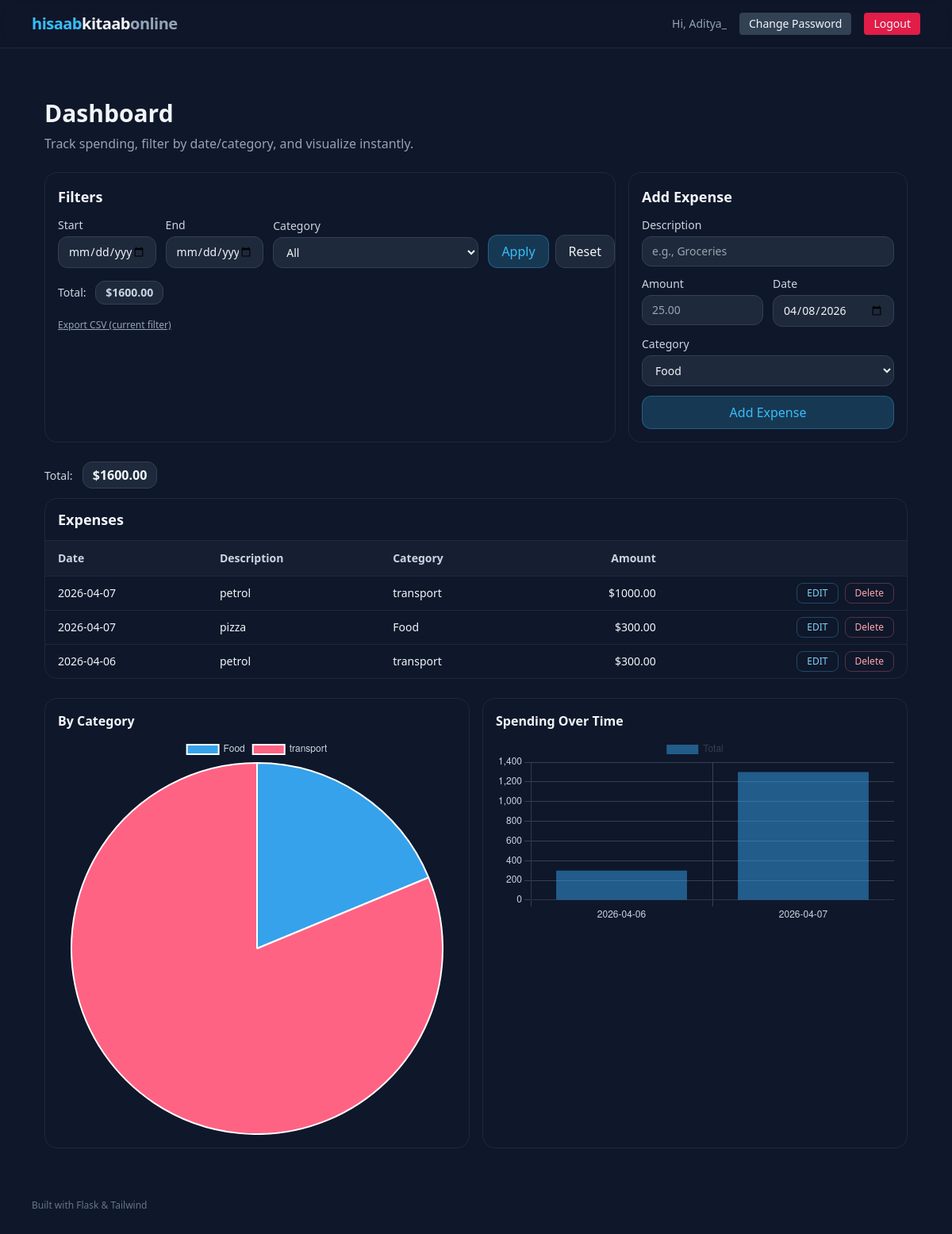
The page /dashboard (signed in) on the database its author committed.
### app.py (models this page shows, shortened)
class User(UserMixin, db.Model):
    id = db.Column(db.Integer, primary_key=True)
    username = db.Column(db.String(80), unique=True, nullable=False)
    email = db.Column(db.String(120), unique=True, nullable=False)
    password_hash = db.Column(db.String(255), nullable=False)
    expenses = db.relationship('Expenses', backref='user', lazy=True)

class Expenses(db.Model):
    id = db.Column(db.Integer, primary_key=True)
    description = db.Column(db.String(120), nullable=False)
    amount = db.Column(db.Float, nullable=False)
    category = db.Column(db.String(50), nullable=False)
    date = db.Column(db.Date, nullable=False)
    user_id = db.Column(db.Integer, db.ForeignKey('user.id'), nullable=False)

### app.py (the view)
    @app.route("/dashboard")
    @login_required
    def dashboard():
        start_str = (request.args.get("start") or "").strip()
        end_str = (request.args.get("end") or "").strip()
        selected_category = (request.args.get("category") or "").strip()
        def parse_date_or_none(s):
            if not s:
                return None
            try:
                return datetime.strptime(s, "%Y-%m-%d").date()
            except:
                return None
        start_date = parse_date_or_none(start_str)
        end_date = parse_date_or_none(end_str)
        q = Expenses.query.filter_by(user_id=current_user.id)
        if start_date:
            q = q.filter(Expenses.date >= start_date)
        if end_date:
            q = q.filter(Expenses.date <= end_date)
        if selected_category:
            q = q.filter(Expenses.category == selected_category)
        expenses = q.order_by(Expenses.date.desc(), Expenses.id.desc()).all()
        total = round(sum(e.amount for e in expenses), 2)
        cat_q = db.session.query(Expenses.category, func.sum(Expenses.amount)).filter_by(user_id=current_user.id)
        if start_date:
            cat_q = cat_q.filter(Expenses.date >= start_date)
        if end_date:
            cat_q = cat_q.filter(Expenses.date <= end_date)
        if selected_category:
            cat_q = cat_q.filter(Expenses.category == selected_category)
        cat_rows = cat_q.group_by(Expenses.category).all()
        cat_labels = [c for c, _ in cat_rows]
        cat_values = [round(float(s or 0), 2) for _, s in cat_rows]
        day_q = db.session.query(Expenses.date, func.sum(Expenses.amount)).filter_by(user_id=current_user.id)
        if start_date:
            day_q = day_q.filter(Expenses.date >= start_date)
        if end_date:
            day_q = day_q.filter(Expenses.date <= end_date)
        if selected_category:
            day_q = day_q.filter(Expenses.category == selected_category)
        day_rows = day_q.group_by(Expenses.date).order_by(Expenses.date).all()
        day_labels = [d.isoformat() for d, _ in day_rows]
        day_values = [round(float(s or 0), 2) for _, s in day_rows]
        return render_template(
            "expense_dashboard.html",
            expenses=expenses,
            total=total,
            categories=['Food','transport','Health','Utilities','Rent'],
            today=date.today().isoformat(),
            start_str=start_str,
            end_str=end_str,
            selected_category=selected_category,
            cat_labels=cat_labels,
            cat_values=cat_values,
            day_labels=day_labels,
            day_values=day_values
        )

### templates/expense_dashboard.html (shortened to what this page needs)
{% extends "base.html" %}
{% block content %}
<main class="mx-auto max-w-6xl px-4 py-8">
  <h1 class="text-3xl font-semibold mb-2">Dashboard</h1>
  <p class="text-slate-400 mb-6">
    Track spending, filter by date/category, and visualize instantly.
  </p>
  <div class="grid grid-cols-1 lg:grid-cols-3 gap-4">
    <section class="lg:col-span-2 rounded-2xl border border-slate-800 bg-slate-900 p-4">
      <h2 class="text-lg font-semibold mb-3">Filters</h2>
      <form method="get" action="{{url_for('dashboard')}}" class="grid grid-cols-1 md:grid-cols-5 gap-3 items-end pr-5">
        <label class="text-sm">
          <span class="block mb-1 text-slate-300">Start</span>
          <input
          name = "start"
          value="{{start_str or ''}}"
          type="date"
            class="w-full rounded-xl bg-slate-800 border border-slate-700 px-3 py-2 text-slate-100">
        </label>
        <label class="text-sm">
          <span class="block mb-1 text-slate-300">End</span>
          <input
          name= "end"
          value="{{end_str or ''}}"
          type="date"
            class="w-full rounded-xl bg-slate-800 border border-slate-700 px-3 py-2 text-slate-100">
        </label>
        <label class="text-sm md:col-span-2">
          <span class="block mb-1 text-slate-300">Category</span>
          <select
            name="category"
            class="w-full rounded-xl bg-slate-800 border border-slate-700 px-3 py-2 text-slate-100">
            <option value="">All</option>
          </select>
        </label>
        <div class="flex gap-2">
          <button type="submit"
            class="rounded-xl bg-brand/20 hover:bg-brand/30 text-brand px-4 py-2 border border-brand/30">
            Apply
          </button>
          <a href="{{url_for('dashboard')}}"
            class="rounded-xl bg-slate-800 hover:bg-slate-700 px-4 py-2 border border-slate-700">
            Reset
          </a>
        </div>
      </form>
      <div class="mt-4 text-sm text-slate-300">
        <span class="mr-2">Total:</span>
        <span class="inline-block rounded-xl border border-slate-700 bg-slate-800 px-3 py-1 font-semibold">
          ${{ '%.2f'|format(total or 0)}}
        </span>
      </div>
      <div class="mt-3">
        <a class="text-xs text-slate-400 hover:text-brand underline"
        href="{{url_for('export_csv', start=start_str, end=end_str, category=selected_category)}}">
          Export CSV (current filter)
        </a>
      </div>
    </section>
    <section class="rounded-2xl border border-slate-800 bg-slate-900 p-4">
      <h2 class="text-lg font-semibold mb-3">Add Expense</h2>
      <form method="post" action="{{ url_for('add') }}" class="space-y-3">
        <label class="block text-sm">
          <span class="mb-1 block text-slate-300">Description</span>
          <input name="description"
            placeholder="e.g., Groceries"
            class="w-full rounded-xl bg-slate-800 border border-slate-700 px-3 py-2 text-slate-100">
        </label>
        <div class="grid grid-cols-2 gap-3">
          <label class="block text-sm">
            <span class="mb-1 block text-slate-300">Amount</span>
            <input name="amount"
              type="number"
              step="0.01"
              min="0.01"
              placeholder="25.00"
              class="w-full rounded-xl bg-slate-800 border border-slate-700 px-3 py-2 text-slate-100">
          </label>
          <label class="block text-sm">
            <span class="mb-1 block text-slate-300">Date</span>
            <input name="date"
              value="{{today}}"
              type="date"
              class="w-full rounded-xl bg-slate-800 border border-slate-700 px-3 py-2 text-slate-100">
          </label>
        </div>
        <label class="block text-sm">
          <span class="mb-1 block text-slate-300">Category</span>
          <select name="category"
            class="w-full rounded-xl bg-slate-800 border border-slate-700 px-3 py-2 text-slate-100">
             {% for c in categories%}
            <option value="{{ c }}">{{ c }}</option>
            {% endfor %}
          </select>
        </label>
        <button type="submit"
          class="w-full rounded-xl bg-brand/20 hover:bg-brand/30 text-brand px-4 py-2 border border-brand/30">
          Add Expense
        </button>
      </form>
    </section>
  </div>
  <div class="mb-3 mt-6">
    <span class="text-sm text-slate-300 mr-2">Total:</span>
    <span class="inline-block rounded-xl border border-slate-700 bg-slate-800 px-3 py-1 font-semibold">
      ${{ '%.2f'|format(total or 0)}}
    </span>
  </div>
  <section class="rounded-2xl border border-slate-800 bg-slate-900">
    <div class="px-4 py-3 border-b border-slate-800">
      <h2 class="text-lg font-semibold">Expenses</h2>
    </div>
    <div class="overflow-x-auto">
      <table class="min-w-full text-sm">
        <thead class="text-slate-300 bg-slate-800/50">
          <tr>
            <th class="text-left px-4 py-3">Date</th>
            <th class="text-left px-4 py-3">Description</th>
            <th class="text-left px-4 py-3">Category</th>
            <th class="text-right px-4 py-3">Amount</th>
            <th class="px-4 py-3"></th>
          </tr>
        </thead>
        <tbody>
          {% if expenses %}
          {% for e in expenses %}
          <tr class="border-t border-slate-800 hover:bg-slate-800/30">
            <td class="px-4 py-2">{{e.date.strftime('%Y-%m-%d') if e.date else ''}}</td>
            <td class="px-4 py-2">{{e.description}}</td>
            <td class="px-4 py-2">{{e.category}}</td>
            <td class="px-4 py-2 text-right">${{ '%.2f'|format(e.amount) }}</td>
            <td class="px-4 py-2 text-right">
              <div class="inline-flex gap-2">
                <a class="
                text-sky-300
                hover:text-sky-200
                text-xs
                border
                border-sky-400/30
                px-3
                py-1
                rounded-lg
                "
                href="{{url_for('edit', expense_id=e.id)}}">EDIT</a>
              <form
              method="post"
              action="{{url_for('delete', expense_id=e.id)}}"
              onsubmit="return confirm('Are you sure you want to delete?')"
              >
              <button
              class="text-rose-300 hover:text-rose-200 text-xs border border-rose-400/30 px-3 py-1 rounded-lg">
                Delete
              </button>
              </form>
              </div>
            </td>
          </tr>
          {% endfor %}{% else %}
          <tr>
            <td colspan="5" class="px-4 py-6 text-center text-slate-400">
              No expenses yet — add your first one above.
            </td>
          </tr>
          {% endif %}
        </tbody>
      </table>
    </div>
  </section>
<section class="mt-6 grid grid-cols-1 lg:grid-cols-2 gap-4">
  <div class="rounded-2xl border border-slate-800 bg-slate-900 p-4">
    <h3 class="font-semibold mb-2">By Category</h3>
    <canvas id="catChart" height="140"></canvas>
  </div>
  <div class="rounded-2xl border border-slate-800 bg-slate-900 p-4">
    <h3 class="font-semibold mb-2">Spending Over Time</h3>
    <canvas id="dayChart" height="140"></canvas>
  </div>
</section>
<script>
document.addEventListener("DOMContentLoaded", function () {
  const catLabels = {{ cat_labels | tojson | safe }};
  const catValues = {{ cat_values | tojson | safe }};
  const dayLabels = {{ day_labels | tojson | safe }};
  const dayValues = {{ day_values | tojson | safe }};
  const ctx = document.getElementById("catChart");
  if (!ctx) return;
  new Chart(ctx, {
    type: "pie",
    data: {
      labels: catLabels,
      datasets: [{
        data: catValues,
      }]
    },
    options: {
      plugins: {
        legend: {
          labels: {
            color: "#cbd5e1"
          }
        }
      }
    }
  });
    const ctx2 = document.getElementById("dayChart");
    if (!ctx2) return;
  new Chart(ctx2, {
    type: "bar",
    data: {
      labels: dayLabels,
      datasets: [{
        label: 'Total',
        data: dayValues
      }]
    },
    options: {
      plugins: {
        legend: {
          labels: {
            color: "#334155"
          }
        }
      },
      scales: {
        x: { ticks: {color: '#cbd5e1'}, grid: {color: '#334155'}},
        y: { ticks: {color: '#cbd5e1'}, grid: {color: '#334155'}},
      }
    }
  });
});
</script>
 </main>
{% endblock %}

### templates/base.html (shortened to what this page needs)
<!DOCTYPE html>
<html lang="en" class="h-full">
  <head>
    <script src="https://cdn.tailwindcss.com"></script>
  </head>
  <body class="h-full bg-slate-900 text-slate-100">
    <header class="border-b border-slate-800 bg-slate-900/60 backdrop-blur">
      <div class="mx-auto max-w-6xl px-4 py-4 flex justify-between items-center">
  <a href="{{ url_for('dashboard') }}" class="text-xl font-bold tracking-tight">
    <span class="text-brand">hisaab</span>kitaab<span class="text-slate-400">online</span>
  </a>
  <div class="flex items-center gap-4">
    {% if current_user.is_authenticated %}
      <span class="text-sm text-slate-400">
        Hi, {{ current_user.username }}
      </span>
      <a href="{{ url_for('change_password') }}"
         class="text-sm px-3 py-1 rounded bg-slate-700 hover:bg-slate-600">
        Change Password
      </a>
      <a href="{{ url_for('logout') }}"
         class="text-sm px-3 py-1 rounded bg-rose-600 hover:bg-rose-500">
        Logout
      </a>
    {% endif %}
  </div>
    </header>
    <main class="mx-auto max-w-6xl px-4 py-8">
       {% block content %}{% endblock %}
    </main>
    <footer class="mx-auto max-w-6xl px-4 pb-8 text-xs text-slate-500">
      Built with Flask & Tailwind
    </footer>
  </body>
</html>

### rows shown on the page
User: username "Aditya_"
Expenses: date "2026-04-07", description "petrol", category "transport", amount "1000.00"
Expenses: date "2026-04-07", description "pizza", category "Food", amount "300.00"
Expenses: date "2026-04-06", description "petrol", category "transport", amount "300.00"

### other values the page prints
{{ '%.2f'|format(total or 0) }} "1600.00"
form field category "Food"
chart data {{ cat_labels | tojson | safe }} ["Food", "transport"]
chart data {{ cat_values | tojson | safe }} [300.0, 1300.0]
chart data {{ day_labels | tojson | safe }} ["2026-04-06", "2026-04-07"]
chart data {{ day_values | tojson | safe }} [300.0, 1300.0]
